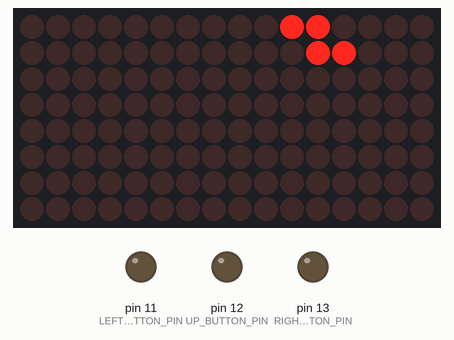
Recording of a sketch running on a simulated Arduino Uno, built with avr-gcc and run on an emulated ATmega328P. On the bench: 16×8 LED matrix, output pins drawn as LEDs (lit = HIGH). Random numbers use the default seed unless the sketch sets one.

Above: at 0.1 s.
At 4.1 s:
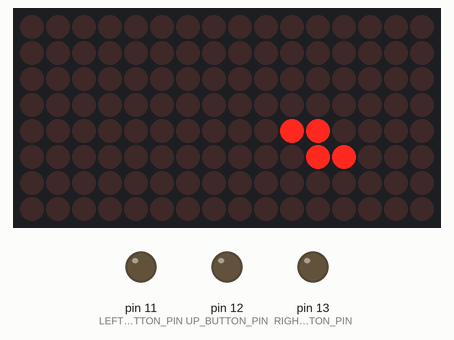
At 9.1 s:
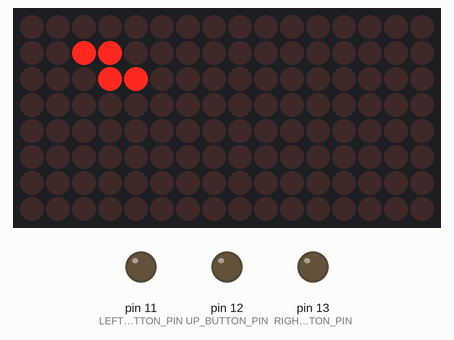
At 19.1 s:
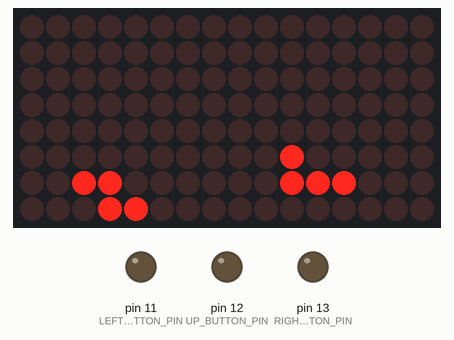
At 28.1 s:
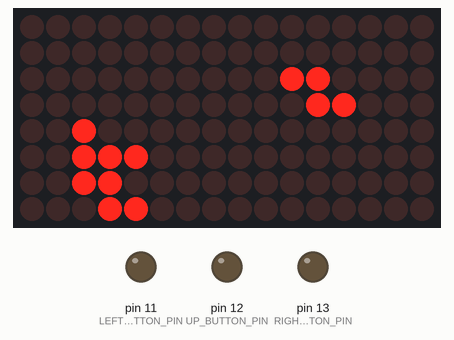
At 38.1 s:
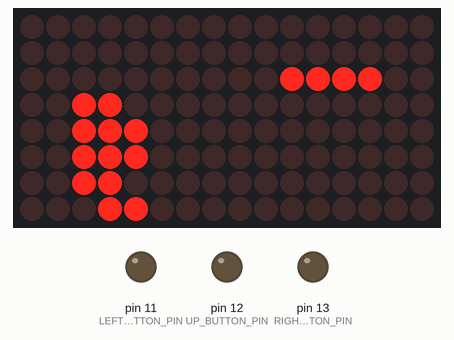

The sketch:

heldig.ino
```cpp
#include <LedControl.h>

LedControl lc1 = LedControl(6, 5, 4, 2); //(din, clk, cs, numBoards)

const int LEFT_BUTTON_PIN = 11;
const int UP_BUTTON_PIN = 12;
const int RIGHT_BUTTON_PIN = 13;

int displayArrangement [2][1] = {
  {1}, //display Id/address
  {0}  //display Id/address
};

int getIdOfDisplayAt(int globalX, int globalY) {
  return displayArrangement[globalY/8][globalX/8]; // 8 as in 8 LEDs per row/column on each display
}

#define FRAME_WIDTH 8
#define FRAME_HEIGHT 16
boolean curFrame[FRAME_WIDTH][FRAME_HEIGHT];
boolean lastFrame[FRAME_WIDTH][FRAME_HEIGHT];

void setup() {
  //Serial.begin(9600); //for testing
  pinMode(LEFT_BUTTON_PIN, OUTPUT);
  pinMode(UP_BUTTON_PIN, OUTPUT);
  pinMode(RIGHT_BUTTON_PIN, OUTPUT);

  lc1.clearDisplay(0); //clear all leds
  lc1.clearDisplay(1); //clear all leds
  lc1.shutdown(0, false); //wake up from power-saving
  lc1.shutdown(1, false); //wake up from power-saving
  lc1.setIntensity(0, 8); //medium brightness
  lc1.setIntensity(1, 8); //medium brightness

  emptyFrame(curFrame);
  emptyFrame(lastFrame);
}

void loop() {
  clonetrisMain();
  /*
  for (int x = 0; x < frameWidth; x++) {
    for (int y = 0; y < frameHeight; y++) {
      curFrame[x][y] = true;
      curFrame[7-x][15-y] = true;
      curFrame[y*frameWidth/frameHeight][x*frameHeight/frameWidth] = true;
      curFrame[7-(y*frameWidth/frameHeight)][15-(x*frameHeight/frameWidth)] = true;
      //curFrame[7-y][15-x] = true;
      drawFrameOnDisplay();
      emptyFrame(curFrame);
      delay(20);
    }
  }*/
}

void drawFrameOnDisplay() {
  //lc1.shutdown(0, true);
  for (int x = 0; x < FRAME_WIDTH; x++) {
    for (int y = 0; y < FRAME_HEIGHT; y++) {
      if (curFrame[x][y] != lastFrame[x][y]) {
        lc1.setLed(getIdOfDisplayAt(x, y), y%8, x%8, curFrame[x][y]);
      }
    }
  }
  //lc1.shutdown(0, false);
  copyFrameToFrame(curFrame, lastFrame);
}

void copyFrameToFrame(boolean fromFrame[8][16], boolean toFrame[8][16]) {
  for (int x = 0; x < FRAME_WIDTH; x++) {
    for (int y = 0; y < FRAME_HEIGHT; y++) {
      toFrame[x][y] = fromFrame[x][y];
    }
  }
}

void emptyFrame(boolean frame[8][16]) {
  for (int w = 0; w < FRAME_WIDTH; w++) {
    for (int h = 0; h < FRAME_HEIGHT; h++) {
      frame[w][h] = false;
    }
  }
}
```

clonetris.ino
```cpp
//Game variables
boolean clonetrisBoard[FRAME_WIDTH][FRAME_HEIGHT];
boolean clonetrisCurrentPiece[4][4];
int clonetrisCurrentPieceX;
int clonetrisCurrentPieceY;

unsigned int points;
unsigned int level;
int clearedLines;

//Game constants
const int POINTS_PER_LINE[4] = {40, 100, 300, 1200}; //per 1 line, 2 lines, 3 lines, 4 lines
const int INITIAL_PIECE_X = (FRAME_WIDTH / 2) - 2;
const int INITIAL_PIECE_Y = -1;

void clonetrisMain() {
  randomSeed(analogRead(0));
  random(1000);

  boolean piece[7][4][4] = { //[numPieces][width][height]
    {
      {0, 0, 1, 0},
      {0, 0, 1, 0},
      {0, 0, 1, 0},
      {0, 0, 1, 0}
    },
    {
      {0, 1, 1, 0},
      {0, 0, 1, 0},
      {0, 0, 1, 0},
      {0, 0, 0, 0}
    },
    {
      {0, 0, 1, 0},
      {0, 0, 1, 0},
      {0, 1, 1, 0},
      {0, 0, 0, 0}
    },
    {
      {0, 1, 0, 0},
      {0, 1, 1, 0},
      {0, 0, 1, 0},
      {0, 0, 0, 0}
    },
    {
      {0, 0, 1, 0},
      {0, 1, 1, 0},
      {0, 1, 0, 0},
      {0, 0, 0, 0}
    },
    {
      {0, 0, 0, 0},
      {0, 1, 1, 0},
      {0, 1, 1, 0},
      {0, 0, 0, 0}
    },
    {
      {0, 0, 1, 0},
      {0, 1, 1, 0},
      {0, 0, 1, 0},
      {0, 0, 0, 0}
    }
  };

  //Variables for timing falling pieces
  unsigned long currentTime;
  unsigned long lastTimePieceFell;
  const int PIECE_FALL_INTERVAL = 1000; //initial, in milliseconds

  boolean turnedPiece[4][4];

  //Variables for button handling
  boolean aButtonWasPressed = false;
  int leftButtonState = 0;
  int upButtonState = 0;
  int rightButtonState = 0;

  //(Re)set game variables for new game
  emptyFrame(clonetrisBoard);
  points = 0;
  level = 1;
  clearedLines = 0;
  boolean gameOver = false;

  while(!gameOver) {
    //New piece; initialise currentPiece
    copyPiece(piece[(int)random(7)], clonetrisCurrentPiece);
    clonetrisCurrentPieceX = INITIAL_PIECE_X;
    clonetrisCurrentPieceY = INITIAL_PIECE_Y;

    boolean boardHasChanged = true;
    boolean pieceHasLanded = false;

    while (!pieceHasLanded && !gameOver) {
      currentTime = millis();

      // has a button been pressed
      leftButtonState = digitalRead(LEFT_BUTTON_PIN);
      upButtonState = digitalRead(UP_BUTTON_PIN);
      rightButtonState = digitalRead(RIGHT_BUTTON_PIN);
      if (!aButtonWasPressed) { // if a button was not pressed at last check
        if (leftButtonState == HIGH) {
          if (!hasCollision(clonetrisCurrentPiece, clonetrisCurrentPieceX - 1, clonetrisCurrentPieceY)) {
            clonetrisCurrentPieceX--;
            boardHasChanged = true;
          }
          aButtonWasPressed = true;
        } else if (rightButtonState == HIGH) {
          if (!hasCollision(clonetrisCurrentPiece, clonetrisCurrentPieceX + 1, clonetrisCurrentPieceY)) {
            clonetrisCurrentPieceX++;
            boardHasChanged = true;
          }
          aButtonWasPressed = true;
        } else if (upButtonState == HIGH) {
          turnPieceToTheRight(clonetrisCurrentPiece, turnedPiece);
          if (!hasCollision(turnedPiece, clonetrisCurrentPieceX, clonetrisCurrentPieceY)) {
            copyPiece(turnedPiece, clonetrisCurrentPiece);
            boardHasChanged = true;
          }
          aButtonWasPressed = true;
        }
      } else if (leftButtonState == LOW && rightButtonState == LOW && upButtonState == LOW) {
        aButtonWasPressed = false;
      }

      // check if it's time to move piece down
      if (currentTime - lastTimePieceFell > PIECE_FALL_INTERVAL / level) {
        // will the next position cause a collision?
        if (hasCollision(clonetrisCurrentPiece, clonetrisCurrentPieceX, clonetrisCurrentPieceY + 1)) {
          //collision, so don't move piece
          mergePieceWithBoard();
          if (clonetrisCurrentPieceY == INITIAL_PIECE_Y) {
            gameOver = true;
          } else {
            boolean removedLines =
              removeFullLines();
            if (removedLines)
              boardHasChanged = true;
          }
          pieceHasLanded = true;
        } else {
          clonetrisCurrentPieceY++; // move piece 1 down
          lastTimePieceFell = currentTime;
          boardHasChanged = true;
        }
      }
      if (boardHasChanged) {
        drawBoardOnCurFrame();
        drawFrameOnDisplay();
        boardHasChanged = false;
      }
    }
  }
  delay(2000);
}

void mergePieceWithBoard() {
  // Copy falling piece to board
  for (int x = 0; x < 4; x++) {
    for (int y = 0; y < 4; y++) {
      if (clonetrisCurrentPiece[x][y]) { // if the piece occupies this local coor
        //put content at board coor
        clonetrisBoard[clonetrisCurrentPieceX + x][clonetrisCurrentPieceY + y] = true;
      } // otherwise do nothing (might be something on the board there already)
    }
  }
}

boolean removeFullLines() {
  // Remove any full lines, and return true if at least one line was removed, false otherwise
  boolean oneOrMoreLinesWereRemoved = false;
  int consecutiveFullLines = 0;
  for (int line = FRAME_HEIGHT - 1; line >= 0; line--) {
    boolean lineFull = true;
    for (int column = 0; lineFull && column < FRAME_WIDTH; column++) {
      if (!clonetrisBoard[column][line]) {
        lineFull = false;
      }
    }
    if (lineFull) {
      clearedLines++; // total number of cleared lines in this game +1
      consecutiveFullLines++;
      removeLine(line);
      oneOrMoreLinesWereRemoved = true;
      line++; //since we just moved the contents of the line above to this one, make sure this line is checked again at next loop!
      // Create small "animation" by redrawing the board for each removed line:
      drawBoardOnCurFrame();
      drawFrameOnDisplay();
      delay(100);
    } else {
      if (consecutiveFullLines > 0) {
        level = (clearedLines / 10) + 1;
        int additionalPoints = POINTS_PER_LINE[consecutiveFullLines-1] * (level);
        points = points + additionalPoints;
        consecutiveFullLines = 0;
      }
    }
  }
  return oneOrMoreLinesWereRemoved;
}

void removeLine(int removeLine) {
  // Remove a particular line and move down all lines above it
  for (int line = removeLine; line >= 0; line--) {
    for (int column = 0; column < FRAME_WIDTH; column++) {
      clonetrisBoard[column][line] = (line==0) ? 0 : clonetrisBoard[column][line-1];
    }
  }
}

boolean hasCollision(boolean piece[4][4], int pieceNewX, int pieceNewY) {
  // Check whether given piece at given coordinates would cause a collision with board contents or walls
  for (int x = 0; x < 4; x++) {
    for (int y = 0; y < 4; y++) {
      //only a collision risk if the piece occupies this local coordinate
      if (piece[x][y]) {
        // check if this coor of piece is outside of board on X axis
        if (pieceNewX + x < 0 || pieceNewX + x >= FRAME_WIDTH) {
          return true;
        }
        // check if this coor of piece is below board
        if (pieceNewY + y >= FRAME_HEIGHT) { //don't check top
          return true; //collision with bottom!
        }
        // only check for collision if this coor is inside board (not above)
        if (pieceNewY >= 0) {
          // check if this coor of piece collides with previous pieces on board
          if (clonetrisBoard[pieceNewX + x][pieceNewY + y]) {
            return true; // collision with something on board!
          }
        }
      }
    }
  }
  return false;
}

void drawBoardOnCurFrame() {
  // Copy contents of board plus falling piece to frame, ready for submission to display
  for (int x = 0; x < FRAME_WIDTH; x++) {
    for (int y = 0; y < FRAME_HEIGHT; y++) {
      if (clonetrisBoard[x][y]) { //something is on the board at this coordinate
        curFrame[x][y] = true;
      } else if ((x >= clonetrisCurrentPieceX && x < clonetrisCurrentPieceX+4)
                   &&
                 (y >= clonetrisCurrentPieceY && y < clonetrisCurrentPieceY+4)) {
        curFrame[x][y] = clonetrisCurrentPiece[x-clonetrisCurrentPieceX][y-clonetrisCurrentPieceY];
      } else {
        curFrame[x][y] = false;
      }
    }
  }
}

void copyPiece(boolean fromPiece[4][4], boolean toPiece[4][4]) {
  // Make an exact copy of one piece to another
  for (int x = 0; x < 4; x++) {
    for (int y = 0; y < 4; y++) {
      toPiece[x][y] = fromPiece[x][y];
    }
  }
}

void turnPieceToTheRight(boolean origPiece[4][4], boolean turnedPiece[4][4]) {
  // Make a copy of a piece that is turned 90° clock-wise
  for (int x = 0; x < 4; x++) {
    for (int y = 0; y < 4; y++) {
      turnedPiece[3-y][x] = origPiece[x][y];
    }
  }
}
```

Measured:
- what the display in image 1 shows lasts 1.0 s, from 4.0 s to 5.0 s
